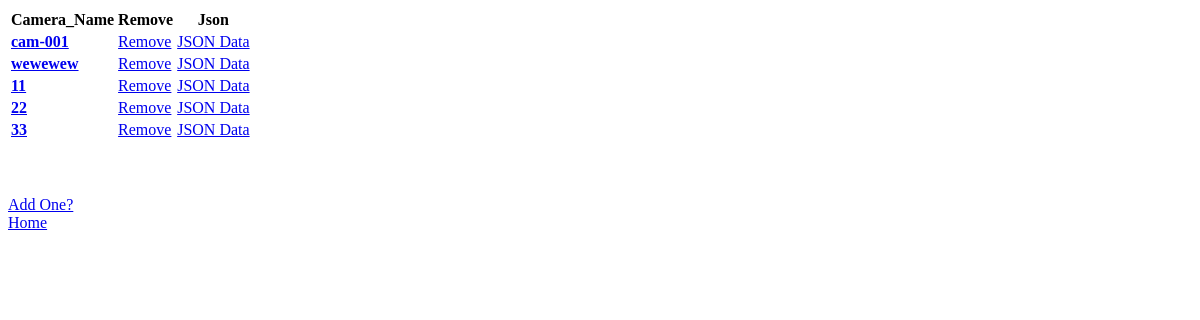
The page /cam_qrcode/ on the database as committed earlier.
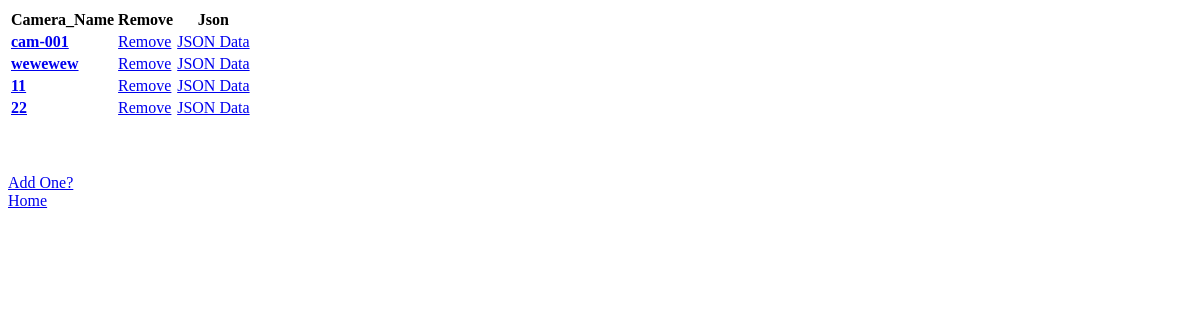
The same page on the database as committed later.
### cam_qrcode/models.py (models this page shows, shortened)
class Camera(models.Model):
    camera_id = models.IntegerField()
    camera_name = models.CharField(max_length=200)
    camera_xmpp_account = models.CharField(max_length=200)
    camera_xmpp_password = models.CharField(max_length=200)

### cam_qrcode/views.py (the view)
def index(request):
    latest_cam_list = Camera.objects.all()
    context = {'latest_cam_list': latest_cam_list}
    return render(request, 'cam_qrcode/index.html', context)

### polls/templates/cam_qrcode/index.html (shortened to what this page needs)
{% if latest_cam_list %}
<table>
  <thead>
    <tr>
      <th>Camera_Name</th>
      <th>Remove</th>
      <th>Json</th>
    </tr>
  </thead>
  <tbody>
    {% for cam in latest_cam_list %}
    <tr>
      <td><strong><a href="{% url 'detail' cam.camera_id %}">{{ cam.camera_name }}</a></strong></td>
      <td><a href="{% url 'remove' cam.camera_id %}">Remove</td>
      <td><a href="{% url 'json' cam.camera_id %}"> JSON Data </a></td>
    </tr>
    {% endfor %}
  </tbody>
</table>
{% else %}
    <p>No cam are available.</p>
{% endif %}
<a href="add">Add One? </a>
<a href="/cam_qrcode">Home</a>

Rows that differ between the two databases and show on the page:
removed Camera: camera_name "33"
